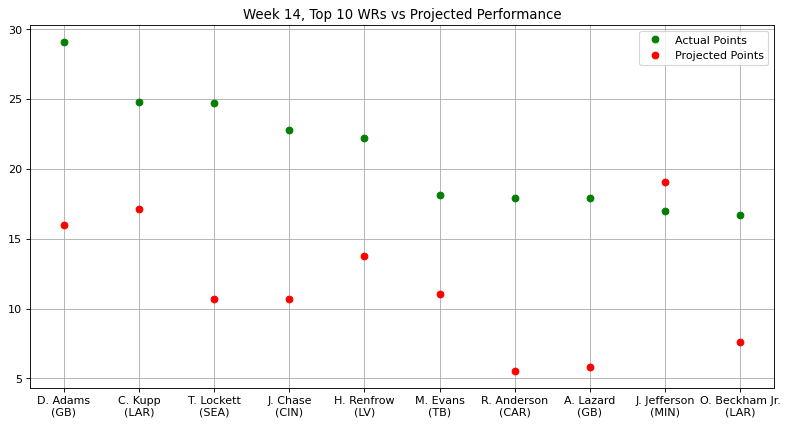

This chart was generated by the following Python code:
"""
Stats provided by NFL Fantasy
Week 14, Top 10 WRs vs Projected Performance
"""

import matplotlib.pyplot as plt
import numpy as np
from matplotlib.pyplot import figure
figure(figsize=(12, 6), dpi=80)

actual_points = np.array([29.10,24.80,24.70,22.80,22.20,18.10,17.90,17.90,17.00,16.70])
proj_points = np.array([15.97,17.15,10.68,10.67,13.79,11.01,5.52,5.80,19.09,7.59])
players = np.array(["D. Adams\n(GB)","C. Kupp\n(LAR)","T. Lockett\n(SEA)","J. Chase\n(CIN)",
                    "H. Renfrow\n(LV)","M. Evans\n(TB)","R. Anderson\n(CAR)","A. Lazard\n(GB)",
                    "J. Jefferson\n(MIN)","O. Beckham Jr.\n(LAR)"])

plt.plot(players, actual_points, 'o', c = 'g', label = 'Actual Points', ms = 6)
plt.plot(proj_points, 'o', c = 'r', label = 'Projected Points', ms = 6)
plt.title("Week 14, Top 10 WRs vs Projected Performance")
plt.legend()
plt.grid()
plt.show()
